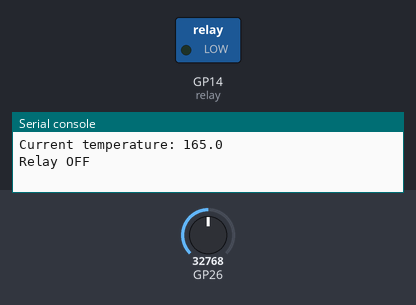
This program was run on a simulated Raspberry Pi Pico running MicroPython. Shown: switched loads named in the program (green lamp = pin HIGH), the last lines printed to the serial console. The test bench sets the inputs (shaded band); at power-on: GP26 = 32768 (analog values on the 0–65535 scale).

Above: at 1.2 s.
1.3 s: GP26 set to 15456
7.3 s: GP26 set to 13840
At 10.8 s:
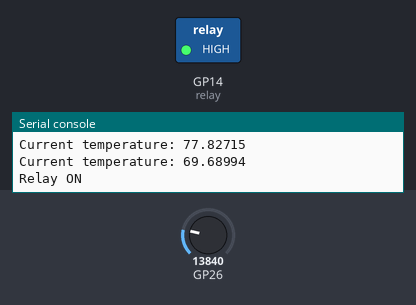
13.3 s: GP26 set to 16192
19.3 s: GP26 set to 17408
At 20.8 s:
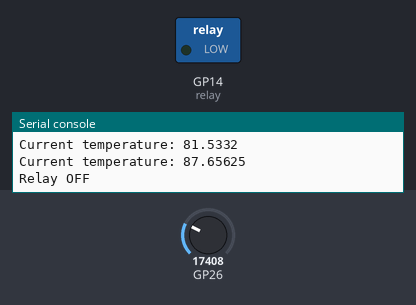
25.3 s: GP26 set to 7864
At 30.9 s:
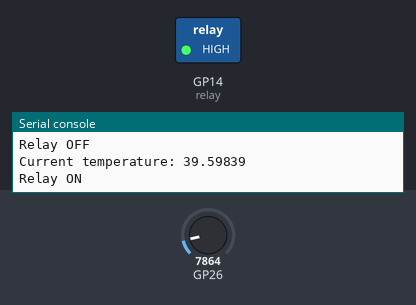
Timing chart, 0 to 32.4 s (numbered marks = the images above; inputs shaded):
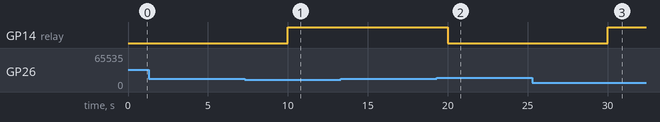

Measured:
- the behaviour switches between 14896 and 14880 on GP26 (found by bisection; images 0 and 1)
- the behaviour switches between 16880 and 16896 on GP26 (found by bisection; images 1 and 2)
- after the input at 7.3 s, GP14 (relay): LOW → HIGH after 2.7 s
- after the input at 19.3 s, GP14 (relay): HIGH → LOW after 0.70 s
- after the input at 25.3 s, GP14 (relay): LOW → HIGH after 4.7 s

The program:

raspberryPico_water_sea.py
```python
import machine  # For hardware interaction
import utime    # For delays and time functions

# Pin configuration
TEMP_SENSOR_PIN = 0   # LM35 sensor (ADC)
RELAY_PIN = 14        # Relay (digital output)

# Initialize components
temp_sensor = machine.ADC(TEMP_SENSOR_PIN)
relay = machine.Pin(RELAY_PIN, machine.Pin.OUT)

def read_temperature():
    """Read and convert LM35 temperature to °C."""
    adc_value = temp_sensor.read_u16()
    temperature = ((adc_value * 3.3) / 65536) * 100
    return temperature

def control_relay():
    """Control relay based on temperature."""
    temperature = read_temperature()
    print("Current temperature:", temperature)

    if temperature <= 75:   # Activate relay
        relay.value(1)
        print("Relay ON")
    elif temperature > 85:  # Deactivate relay
        relay.value(0)
        print("Relay OFF")

# Main loop
while True:
    control_relay()
    utime.sleep(5)  # Delay between checks
```
